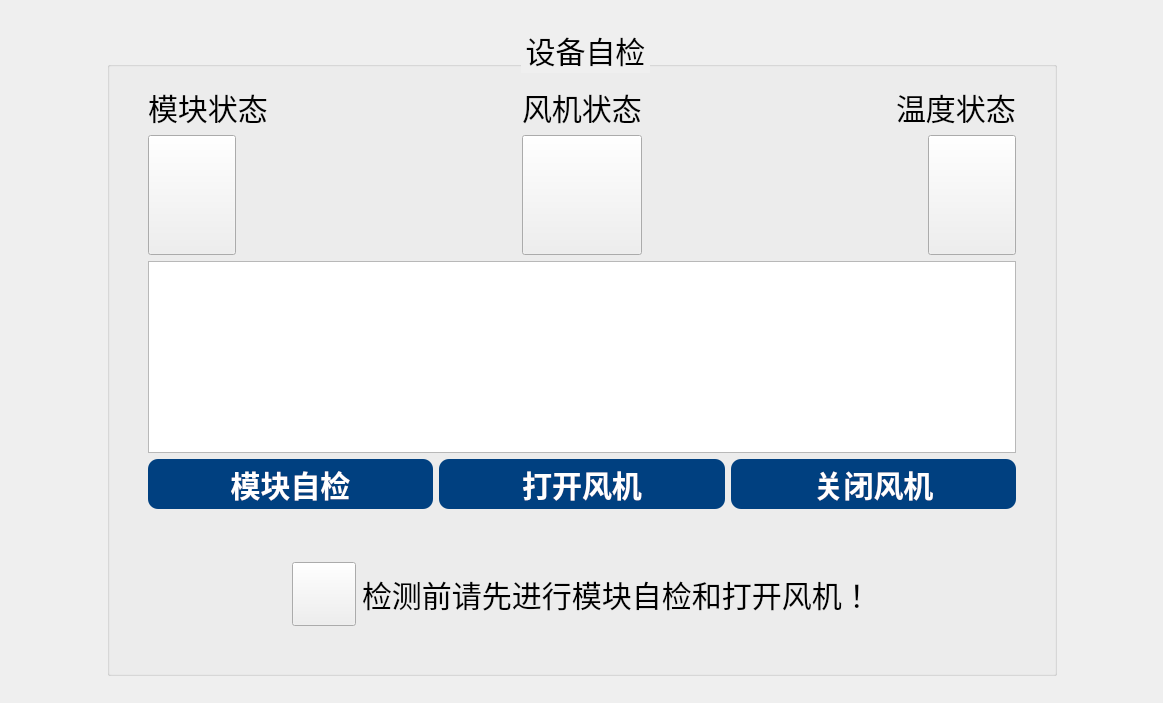
<?xml version="1.0" encoding="UTF-8"?>
<ui version="4.0">
 <class>SelfTest</class>
 <widget class="QWidget" name="SelfTest">
  <property name="geometry">
   <rect>
    <x>0</x>
    <y>0</y>
    <width>1163</width>
    <height>703</height>
   </rect>
  </property>
  <property name="font">
   <font>
    <pointsize>20</pointsize>
   </font>
  </property>
  <property name="windowTitle">
   <string>Form</string>
  </property>
  <layout class="QGridLayout" name="gridLayout_2">
   <item row="0" column="1">
    <spacer name="verticalSpacer_2">
     <property name="orientation">
      <enum>Qt::Vertical</enum>
     </property>
     <property name="sizeHint" stdset="0">
      <size>
       <width>20</width>
       <height>40</height>
      </size>
     </property>
    </spacer>
   </item>
   <item row="2" column="1">
    <spacer name="verticalSpacer">
     <property name="orientation">
      <enum>Qt::Vertical</enum>
     </property>
     <property name="sizeHint" stdset="0">
      <size>
       <width>20</width>
       <height>40</height>
      </size>
     </property>
    </spacer>
   </item>
   <item row="1" column="0">
    <spacer name="horizontalSpacer">
     <property name="orientation">
      <enum>Qt::Horizontal</enum>
     </property>
     <property name="sizeHint" stdset="0">
      <size>
       <width>40</width>
       <height>20</height>
      </size>
     </property>
    </spacer>
   </item>
   <item row="1" column="2">
    <spacer name="horizontalSpacer_2">
     <property name="orientation">
      <enum>Qt::Horizontal</enum>
     </property>
     <property name="sizeHint" stdset="0">
      <size>
       <width>40</width>
       <height>20</height>
      </size>
     </property>
    </spacer>
   </item>
   <item row="1" column="1">
    <widget class="QGroupBox" name="groupBox">
     <property name="minimumSize">
      <size>
       <width>950</width>
       <height>650</height>
      </size>
     </property>
     <property name="styleSheet">
      <string notr="true">*{

font-size:30px;

}


</string>
     </property>
     <property name="title">
      <string>设备自检</string>
     </property>
     <property name="alignment">
      <set>Qt::AlignCenter</set>
     </property>
     <layout class="QGridLayout" name="gridLayout_3">
      <item row="1" column="0">
       <spacer name="verticalSpacer_3">
        <property name="orientation">
         <enum>Qt::Vertical</enum>
        </property>
        <property name="sizeHint" stdset="0">
         <size>
          <width>20</width>
          <height>40</height>
         </size>
        </property>
       </spacer>
      </item>
      <item row="0" column="1">
       <widget class="QWidget" name="widget" native="true">
        <property name="minimumSize">
         <size>
          <width>400</width>
          <height>400</height>
         </size>
        </property>
        <layout class="QGridLayout" name="gridLayout">
         <item row="1" column="0">
          <layout class="QHBoxLayout" name="horizontalLayout">
           <property name="spacing">
            <number>6</number>
           </property>
           <item>
            <widget class="QPushButton" name="pushButton_4">
             <property name="minimumSize">
              <size>
               <width>64</width>
               <height>64</height>
              </size>
             </property>
             <property name="maximumSize">
              <size>
               <width>120</width>
               <height>120</height>
              </size>
             </property>
             <property name="styleSheet">
              <string notr="true">border-image:url(:/res/light1_1.png);</string>
             </property>
             <property name="text">
              <string/>
             </property>
             <property name="icon">
              <iconset>
               <normaloff>../../res/light1_1.png</normaloff>../../res/light1_1.png</iconset>
             </property>
             <property name="iconSize">
              <size>
               <width>120</width>
               <height>120</height>
              </size>
             </property>
             <property name="checkable">
              <bool>true</bool>
             </property>
             <property name="checked">
              <bool>false</bool>
             </property>
            </widget>
           </item>
           <item>
            <spacer name="horizontalSpacer_6">
             <property name="orientation">
              <enum>Qt::Horizontal</enum>
             </property>
             <property name="sizeHint" stdset="0">
              <size>
               <width>40</width>
               <height>20</height>
              </size>
             </property>
            </spacer>
           </item>
           <item>
            <widget class="QPushButton" name="pushButton_3">
             <property name="minimumSize">
              <size>
               <width>120</width>
               <height>120</height>
              </size>
             </property>
             <property name="maximumSize">
              <size>
               <width>120</width>
               <height>120</height>
              </size>
             </property>
             <property name="styleSheet">
              <string notr="true">border-image:url(:/res/light1_1.png);</string>
             </property>
             <property name="text">
              <string/>
             </property>
             <property name="icon">
              <iconset>
               <normaloff>../../res/light1_1.png</normaloff>../../res/light1_1.png</iconset>
             </property>
             <property name="iconSize">
              <size>
               <width>120</width>
               <height>120</height>
              </size>
             </property>
            </widget>
           </item>
           <item>
            <spacer name="horizontalSpacer_7">
             <property name="orientation">
              <enum>Qt::Horizontal</enum>
             </property>
             <property name="sizeHint" stdset="0">
              <size>
               <width>40</width>
               <height>20</height>
              </size>
             </property>
            </spacer>
           </item>
           <item>
            <widget class="QPushButton" name="pushButton_5">
             <property name="maximumSize">
              <size>
               <width>120</width>
               <height>120</height>
              </size>
             </property>
             <property name="styleSheet">
              <string notr="true">border-image:url(:/res/light1_4.png);</string>
             </property>
             <property name="text">
              <string/>
             </property>
             <property name="icon">
              <iconset>
               <normaloff>../../res/light1_4.png</normaloff>../../res/light1_4.png</iconset>
             </property>
             <property name="iconSize">
              <size>
               <width>120</width>
               <height>120</height>
              </size>
             </property>
            </widget>
           </item>
          </layout>
         </item>
         <item row="2" column="0">
          <widget class="QTextEdit" name="textEdit"/>
         </item>
         <item row="3" column="0">
          <layout class="QHBoxLayout" name="horizontalLayout_2">
           <item>
            <widget class="QPushButton" name="pushButton">
             <property name="styleSheet">
              <string notr="true">QPushButton{
width:150px;
height:50px;
 background-color: #004080;
  color: white;
  border: none;
  font-weight: bold;
 border-radius: 10px;
}
QPushButton:hover {
	background-color: #0080FF;
}
QPushButton:pressed {
	background-color: #0000FF;
}</string>
             </property>
             <property name="text">
              <string>模块自检</string>
             </property>
             <property name="checkable">
              <bool>true</bool>
             </property>
            </widget>
           </item>
           <item>
            <widget class="QPushButton" name="pushButton_2">
             <property name="styleSheet">
              <string notr="true">QPushButton{
width:150px;
height:50px;
 background-color: #004080;
  color: white;
  border: none;
  font-weight: bold;
 border-radius: 10px;
}
QPushButton:hover {
	background-color: #0080FF;
}
QPushButton:pressed {
	background-color: #0000FF;
}</string>
             </property>
             <property name="text">
              <string>打开风机</string>
             </property>
            </widget>
           </item>
           <item>
            <widget class="QPushButton" name="pushButton_7">
             <property name="styleSheet">
              <string notr="true">QPushButton{
width:150px;
height:50px;
 background-color: #004080;
  color: white;
  border: none;
  font-weight: bold;
 border-radius: 10px;
}
QPushButton:hover {
	background-color: #0080FF;
}
QPushButton:pressed {
	background-color: #0000FF;
}</string>
             </property>
             <property name="text">
              <string>关闭风机</string>
             </property>
            </widget>
           </item>
          </layout>
         </item>
         <item row="0" column="0">
          <layout class="QHBoxLayout" name="horizontalLayout_4">
           <item>
            <widget class="QLabel" name="label_3">
             <property name="text">
              <string>模块状态</string>
             </property>
            </widget>
           </item>
           <item>
            <spacer name="horizontalSpacer_3">
             <property name="orientation">
              <enum>Qt::Horizontal</enum>
             </property>
             <property name="sizeHint" stdset="0">
              <size>
               <width>40</width>
               <height>20</height>
              </size>
             </property>
            </spacer>
           </item>
           <item>
            <widget class="QLabel" name="label">
             <property name="text">
              <string>风机状态</string>
             </property>
            </widget>
           </item>
           <item>
            <spacer name="horizontalSpacer_4">
             <property name="orientation">
              <enum>Qt::Horizontal</enum>
             </property>
             <property name="sizeHint" stdset="0">
              <size>
               <width>40</width>
               <height>20</height>
              </size>
             </property>
            </spacer>
           </item>
           <item>
            <widget class="QLabel" name="label_2">
             <property name="text">
              <string>温度状态</string>
             </property>
            </widget>
           </item>
          </layout>
         </item>
        </layout>
       </widget>
      </item>
      <item row="1" column="1">
       <layout class="QHBoxLayout" name="horizontalLayout_5">
        <item>
         <spacer name="horizontalSpacer_5">
          <property name="orientation">
           <enum>Qt::Horizontal</enum>
          </property>
          <property name="sizeHint" stdset="0">
           <size>
            <width>40</width>
            <height>20</height>
           </size>
          </property>
         </spacer>
        </item>
        <item>
         <widget class="QPushButton" name="pushButton_6">
          <property name="minimumSize">
           <size>
            <width>64</width>
            <height>64</height>
           </size>
          </property>
          <property name="maximumSize">
           <size>
            <width>64</width>
            <height>64</height>
           </size>
          </property>
          <property name="styleSheet">
           <string notr="true">border-image:url(:/res/abnormal.png);</string>
          </property>
          <property name="text">
           <string/>
          </property>
          <property name="icon">
           <iconset>
            <normaloff>../../res/abnormal.png</normaloff>../../res/abnormal.png</iconset>
          </property>
          <property name="iconSize">
           <size>
            <width>64</width>
            <height>64</height>
           </size>
          </property>
         </widget>
        </item>
        <item>
         <widget class="QLabel" name="label_4">
          <property name="text">
           <string>检测前请先进行模块自检和打开风机！</string>
          </property>
         </widget>
        </item>
        <item>
         <spacer name="horizontalSpacer_8">
          <property name="orientation">
           <enum>Qt::Horizontal</enum>
          </property>
          <property name="sizeHint" stdset="0">
           <size>
            <width>40</width>
            <height>20</height>
           </size>
          </property>
         </spacer>
        </item>
       </layout>
      </item>
      <item row="1" column="2">
       <spacer name="verticalSpacer_4">
        <property name="orientation">
         <enum>Qt::Vertical</enum>
        </property>
        <property name="sizeHint" stdset="0">
         <size>
          <width>20</width>
          <height>40</height>
         </size>
        </property>
       </spacer>
      </item>
     </layout>
    </widget>
   </item>
  </layout>
 </widget>
 <resources/>
 <connections/>
</ui>
